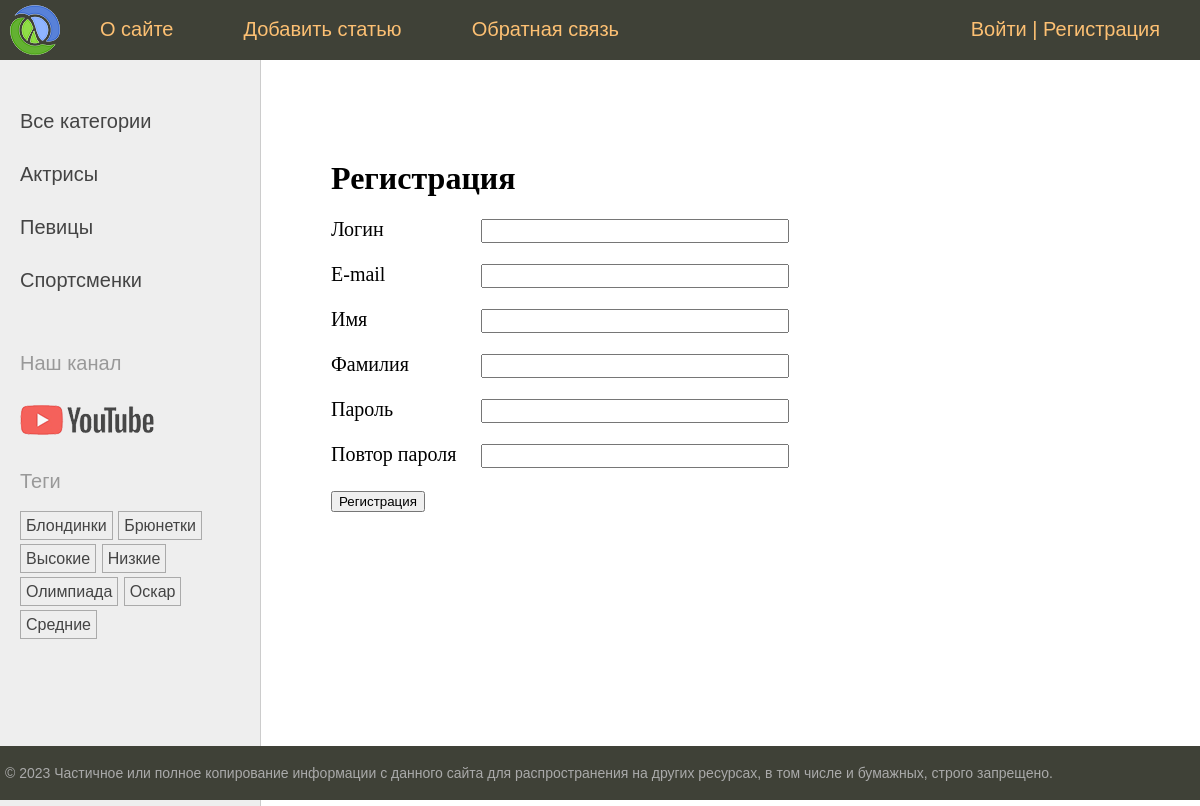
The page /users/register/ on the database its author committed.
### sitewomen/models.py (models this page shows, shortened)
class Category(models.Model): # класс для связи многие к одному, чтобы было понятно на этом классе составляется таблица которая связывается с основной про женщин
    name = models.CharField(max_length=100, db_index=True, verbose_name='Категория') # имя
    slug = models.SlugField(max_length=225, unique=True, db_index=True) # для формирования пути
    class Meta: # класс для сортировки отображение на странице в данном случае по времени созданию записи (задать реверс поставить минус перед параметром)
        verbose_name = 'Категорию' # это для кабинета админа чтобы заголовок имел такое название
        verbose_name_plural = 'Категории' # для того чтобы этот заголовок был без в конце 's' и был в множественном числе
    '''Здесь после миграции создается 1 новая таблица и в основной
     таблице появляется новая колонка в которой указывается id-номер
      значения из новой таблицы'''
    def get_absolute_url(self):
        return reverse('category', kwargs={'cat_slug': self.slug}) # формируем slug (берется из поля таблицы) который потом передаем в ссылку во hrev на страницу и по этой ссылке ужже создается путь в url

class TagPost2(models.Model): # модель для связи многие ко многим, чтобы было более понятно - на этом классе составляется талица которая связывается с основной таблицей про женщин
    tag = models.CharField(max_length=100, db_index=True)
    slug = models.SlugField(max_length=255, unique=True, db_index=True) #  в параметрах макс длина и чтобы было уникальным
    '''При этом после миграции создается 2 таблицы, одна именно со значениями
    в ячейках (какие угодно, и вторая промежуточная - которая связывает основную таблицу
    с дополнительной'''
    def get_absolute_url(self):
        return reverse('tag', kwargs={'tag_slug': self.slug}) # формируем slug (берется из поля таблицы) который потом передаем в ссылку во hrev на страницу и по этой ссылке ужже создается путь в url

### users/views.py (the view)
# urls.py: path('register/', views.RegistrUser.as_view(), name='register'),
class RegistrUser(CreateView):
    form_class = RegisterUserForm
    template_name = 'users/register.html'
    extra_context = {'title': 'Регистрация'}
    success_url = reverse_lazy('users:login')  # маршрут куда попадает пользователь после регистрации

### users/forms.py (shortened to what this page needs)
class RegisterUserForm(UserCreationForm): # так как форма связана с моделью - вложенный класс
    username = forms.CharField(label='Логин',
                               widget=forms.TextInput(attrs={'class': 'form-input'}))
    password1 = forms.CharField(label='Пароль',
                               widget=forms.PasswordInput({'class': 'form-input'}))
    password2 = forms.CharField(label='Повтор пароля',
                               widget=forms.PasswordInput({'class': 'form-input'}))
    class Meta:
        model = get_user_model() # значения модели вернем с помощьюю метода get_user_model()
        fields = ['username', 'email', 'first_name', 'last_name', 'password1', 'password2']
        labels = {
            'email': 'E-mail',
            'first_name': 'Имя',
            'last_name': 'Фамилия'
        }
        widgets = { # стили как будет выглядеть форма
            'email': forms.TextInput(attrs={'class': 'form-input'}),
            'first_name': forms.TextInput(attrs={'class': 'form-input'}),
            'last_name': forms.TextInput(attrs={'class': 'form-input'}),
        }

### sitewomen/templatetags/women_tags.py (called while the page is built)
@register.inclusion_tag('women/list_categories.html') # влючающий тег позволяет выводить на страницу прям целые элементы html в параметре узазываем путь что планируем вывести (шаблонный тег) в данном случае выводим на главную страницу меню с все категории - актрисы - певицы
def show_categories(cat_selected=0): # параметр для того чтобы ссылочка подсвечивалась он будет отвечать за выбранную категорию
    cats = Category.objects.annotate(total=Count('posts')).filter(total__gt=0) # новый способ выбирает категории только которые связаны с постами
    return {'cats': cats, 'cat_selected': cat_selected} # вписываем параметр для передачи на страницу но на самой странице этот параметр нужно обработать через проверку

@register.inclusion_tag('women/list_tags.html') # влючающий тег позволяет выводить на страницу прям целые элементы html в параметре узазываем путь что планируем вывести (шаблонный тег)
def show_all_tags(): # параметр для того чтобы ссылочка подсвечивалась он будет отвечать за выбранную категорию
    return {'tags': TagPost2.objects.annotate(total=Count('tags')).filter(total__gt=0)} # вы водим только теги которыесвязаны с постами

### users/context_processors.py (called while the page is built)
def get_women_context(request): # далее нужно оязательно в settings в TEMPLATES в context_proccesors прописать 'users.context_processors.get_women_context',
    return {'mainmenu': menu}

### users/templates/users/register.html (shortened to what this page needs)
{% extends 'base.html' %}
{% block content %}
<h1>Регистрация</h1>
    <form action="" method="post">
    {% for f in form %}
        <p><label class="form-label" for="{{ f.id_for_label }}">{{ f.label }}</label>{{ f }}</p>
    {% endfor %}
    <p><button type="submit">Регистрация</button></p>
    </form>
{% endblock content %}

### templates/women/list_categories.html
{% for cat in cats %}
{% if cat.id == cat_selected %}
<li class="selected">{{ cat.name }}</li>
{% else %}
<li><a href="{{ cat.get_absolute_url }}">{{ cat.name }}</a></li>
{% endif %}
{% endfor %}

### templates/women/list_tags.html
{% if tags %}
    <p>Теги</p>
    <ul class="tags-list">
    {% for t in tags %}
        <li><a href="{{ t.get_absolute_url}}">{{ t.tag }}</a></li>
    {% endfor %}
    </ul>
{% endif %}

### sitewomen/static/women/css/styles.css (style rules this page uses)
html, body { font-family: 'Arial'; margin: 0; padding: 0; height: 100%; width: 100%; color: #444; }
a { color: #0059b2; text-decoration: none; }
.left-chapters ul { width: 230px; margin: 0; padding: 20px 10px 10px 20px; list-style: none; font-size: 20px; }
.left-chapters ul li { margin: 30px 0 0 0; color: #999; }
.left-chapters ul li a { color: #444; text-decoration: none; }
ul.tags-list { width: 100%; margin: 0; padding: 0; list-style: none; }
ul.tags-list li { margin: 0; padding: 0 0 10px; display: inline-block; }
ul.tags-list li a { padding: 5px; font-size: 16px; border: 1px solid #aaa; }
.content-text h1 { font-size: 32px; }
.form-input { width: 300px; font-size: 16px; }
.form-label { display: inline-block; min-width: 150px; vertical-align: top; }

### rows shown on the page
Category: name "Актрисы"
Category: name "Певицы"
Category: name "Спортсменки"
TagPost2: tag "Блондинки"
TagPost2: tag "Брюнетки"
TagPost2: tag "Высокие"
TagPost2: tag "Низкие"
TagPost2: tag "Олимпиада"
TagPost2: tag "Оскар"
TagPost2: tag "Средние"

### other values the page prints
{{ m.title }} "О сайте" "Добавить статью" "Обратная связь"
{{ f.label }} "Логин" "E-mail" "Имя" "Фамилия" "Пароль" "Повтор пароля"
